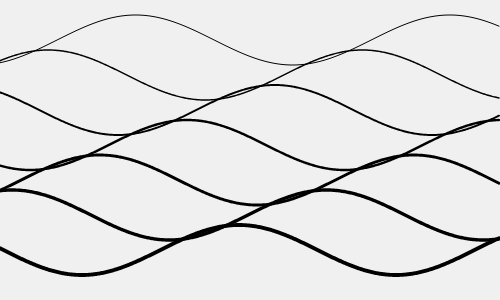
Frame 1 (no input)
Frame 2 (the mouse pressed at the canvas centre, redrawn once): identical to frame 1, image omitted

The p5.js sketch that drew this single still picture (run headless with seeded random() and noise() and a simulated clock; the mouse was pressed at the canvas centre and the sketch redrawn once):

// p5.js sketch
// ── sketch.js
function setup() {
  createCanvas(500, 300);
  noLoop();
}

function draw() {
  background(240);

  noFill();

  for (let yOffset = 40; yOffset <= height - 40; yOffset += 35) {
    strokeWeight(map(yOffset, 40, height - 40, 1, 4)); // varying thickness
    stroke(0);

    beginShape();

    for (let x = 0; x < width; x++) {
      let y = yOffset + sin(x * 0.02 + yOffset * 0.05) * 25;
      vertex(x, y);
    }

    endShape();
  }
}
